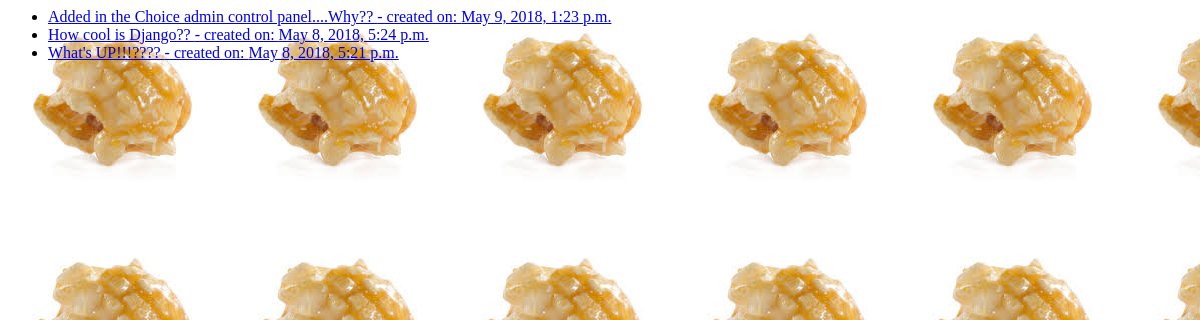
Before: /polls/ with the older database file.
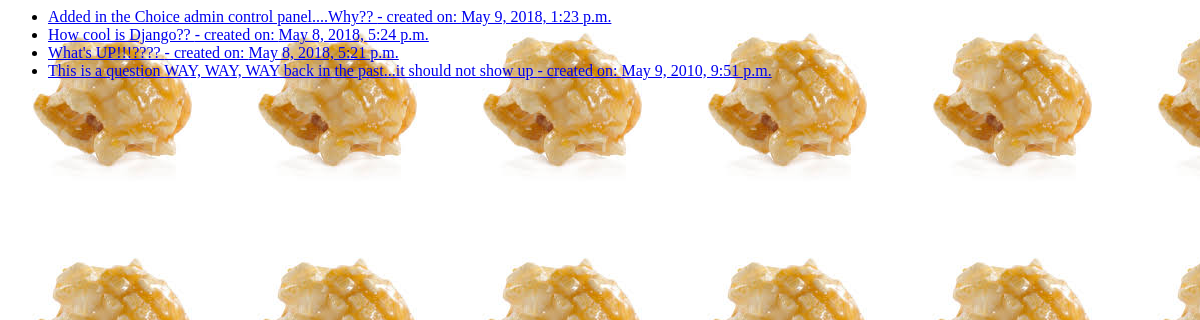
After: the same page with the newer database file.
### polls/models.py (models this page shows, shortened)
class Question(models.Model):
    question_text = models.CharField(max_length=200)
    pub_date = models.DateTimeField('date published')
    def was_published_recently(self):
        now = timezone.now()
        return now - datetime.timedelta(days=5) <= self.pub_date <= now
    was_published_recently.admin_order_field = 'pub_date'
    was_published_recently.boolean = True
    was_published_recently.short_description = 'Published <= 5 Days ago?'

### polls/views.py (the view)
# urls.py: path('', views.IndexView.as_view(), name='index'),
class IndexView(generic.ListView):
    template_name = 'polls/index.html'
    context_object_name = 'latest_question_list'
    def get_queryset(self):
        return Question.objects.filter(
            pub_date__lte=timezone.now()
        ).order_by('-pub_date')[:5]

### polls/templates/polls/index.html
{% load static %}
<link rel="stylesheet" type="text/css" href="{% static 'polls/App.css' %}" />
<link rel="stylesheet" type="text/css" href="{% static 'polls/NavBar.css' %}" />
{% if latest_question_list %}
<ul>
    {% for question in latest_question_list %}
    <li>
        <a href="{% url 'polls:detail' question.id %}">
            {{ question.question_text }} - created on: {{ question.pub_date }}</a>
    </li>
    {% endfor %}
</ul>
{% else %}
<p>No polls are available.</p>
{% endif %}

### polls/static/polls/NavBar.css (style rules this page uses)
li { text-align: left; }

Changed rows visible on the page:
added Question: question_text "This is a question WAY, WAY, WAY back in the past...it should not show up", pub_date "May 9, 2010, 9:51 p.m."
